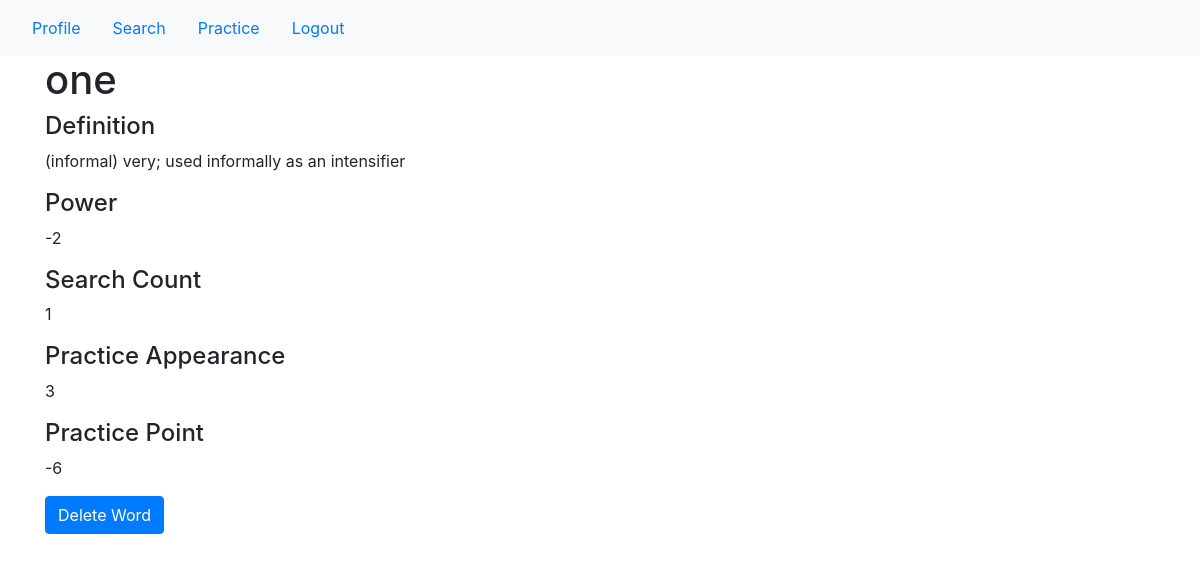
Screenshot of /profile/1 (signed in) with the database file from the repository.
### models.py (models this page shows)
class UserWords(UserMixin,db.Model):
    id = db.Column(db.Integer, primary_key=True)
    word = db.Column(db.String(100))
    user_name = db.Column(db.String(1000))
    search_count = db.Column(db.Integer)
    appearance_count = db.Column(db.Integer)
    practice_point = db.Column(db.Integer)
    power = db.Column(db.Integer)

class Dictionary(db.Model):
    id = db.Column(db.Integer, primary_key=True)
    word = db.Column(db.String(100))
    definition = db.Column(db.String(1000))

### main.py (the view)
@main.route('/profile/<int:word_id>')
@login_required
def word(word_id):
    userword = get_userword(word_id)
    increment_search_count(userword.word)
    calculate_power(userword.word)
    definition = get_definition(word_id)
    return render_template('word.html', userword=userword, definition = definition)

### __init__.py (called while the page is built)
def create_app():
    app = Flask(__name__)
    app.config['SECRET_KEY'] = 'your_secret_key'
    app.config['SQLALCHEMY_DATABASE_URI'] = 'sqlite:///db.sqlite'
    db.init_app(app)
    login_manager = LoginManager()
    login_manager.login_view = 'auth.login'
    login_manager.init_app(app)
    from models import User
    @login_manager.user_loader
    def load_user(user_id):
        return User.query.get(user_id)
    from auth import auth as auth_blueprint
    app.register_blueprint(auth_blueprint)
    from main import main as main_blueprint
    app.register_blueprint(main_blueprint)
    return app

### main.py (called while the page is built)
@login_required
def increment_search_count(word):
    userword = UserWords.query.filter_by(
        word=word, user_name=current_user.user_name).first()
    userword.search_count = userword.search_count + 1
    db.session.commit()

@login_required
def calculate_power(word):
    userword = UserWords.query.filter_by(word = word,
        user_name=current_user.user_name).first()
    power = userword.search_count+userword.appearance_count+userword.practice_point
    userword.power = power
    db.session.commit()

@login_required
def get_userword(word_id):
    userword = UserWords.query.filter_by(id=word_id,).first()
    return userword

@login_required
def get_definition(word_id):
    userword = UserWords.query.filter_by(id=word_id, ).first()
    definition = Dictionary.query.filter_by(word=userword.word).first().definition
    return definition

### templates/word.html
{% extends 'base.html' %}
{% block content %}
<h1>{% block title %} {{userword.word}} {% endblock %}</h1>
<h4>  Definition </h4>
<p>{{definition}}</p>
<h4>  Power </h4>
<p>{{userword.power}}</p>
<h4>  Search Count </h4>
<p>{{userword.search_count}}</p>
<h4>  Practice Appearance </h4>
<p>{{userword.appearance_count}}</p>
<h4>  Practice Point </h4>
<p>{{userword.practice_point}}</p>
<form action="{{ url_for('main.delete', word_id=userword['id']) }}" method="POST">
    		<input type="submit" value="Delete Word"
            		class="btn btn-primary"
            		onclick="return confirm('Are you sure you want to delete this meeting?')">
    	</form>
{% endblock %}

### rows the page displays
UserWords: word "one", power "-2", search_count "1", appearance_count "3", practice_point "-6"
Dictionary: definition "(informal) very; used informally as an intensifier"
